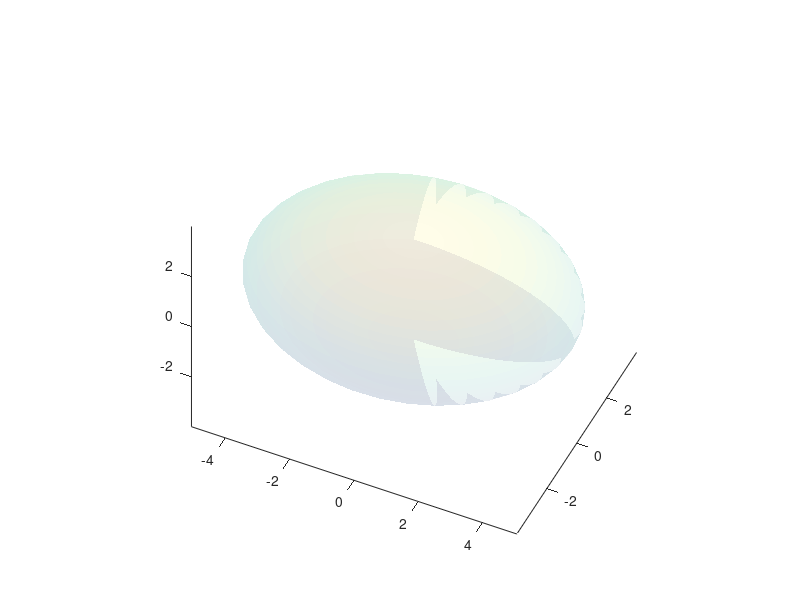

Write MATLAB code to recreate this figure. (Note: this script raises an error after producing the figure.)
clc
% clear
close all


a=5;
b=4;
c=2;

N_sat=12;

F_cube=1;






lb=[0*ones(1,N_sat) -90*ones(1,N_sat)];
ub=[360*ones(1,N_sat) 90*ones(1,N_sat)]; 

azimuths=rand(1,N_sat)*360;
elevations=rand(1,N_sat)*180-90;

azi_ele=[azimuths elevations];

% for i=1:N_cube
% 
% [x,y,z,R,normal_vector]=ellip_deg(a,b,c,azimuths(i),elevations(i));
% plot3(x,y,z,'b.')
% plot_vector(x,y,z,normal_vector)
% 
% end
% cost=positioning_cost(azi_ele,N_cube,a,b,c,F_cube)


% x0=(lb+ub)/2;
x0=rand(1,2*N_sat).*(ub-lb)+lb;

% options = optimoptions('simulannealbnd');
% %%% Modify options setting
% options = optimoptions(options,'FunctionTolerance', 1e-3);
% options = optimoptions(options,'MaxIterations', 2e3);
% options = optimoptions(options,'Display', 'off');
% options = optimoptions(options,'HybridInterval', 'end');
% options = optimoptions(options,'PlotFcn', {  @saplotbestf @saplotbestx });
% [x_opt,cost_opt,exitflag,output] = ...
% simulannealbnd(@(azi_ele)positioning_cost(azi_ele,N_sat,a,b,c,F_cube),x0,lb,ub,options);


azimuths=[-45 45 180+45   180-45   90         90       0      0]
elevations=[0 0    0         0     90+30      90-30    -90+30 -90-30]

N_sat=length(azimuths);
figure
hold on
axis equal
view(25,45)
[x_surf, y_surf, z_surf] = ellipsoid(0,0,0,a,b,c,35);
surf(x_surf, y_surf,z_surf,'FaceAlpha',0.1,'EdgeColor','none');
plot3(0,0,0,'ro')
Force_Vectors=[];
Moment_Vectors=[];
for i=1:N_sat
    
    [x,y,z,R,normal_vector]=ellip_deg(a,b,c,azimuths(i),elevations(i));
    plot3(x,y,z,'b.')
    plot_vector(x,y,z,normal_vector*2)
    
    Force_Vectors=[Force_Vectors;normal_vector];
    Moment_Vectors=[Moment_Vectors;cross([x y z],normal_vector)];
    
end


p.Force_Vectors=Force_Vectors;
p.Moment_Vectors=Moment_Vectors;
p.N_sat=N_sat;


save params p




